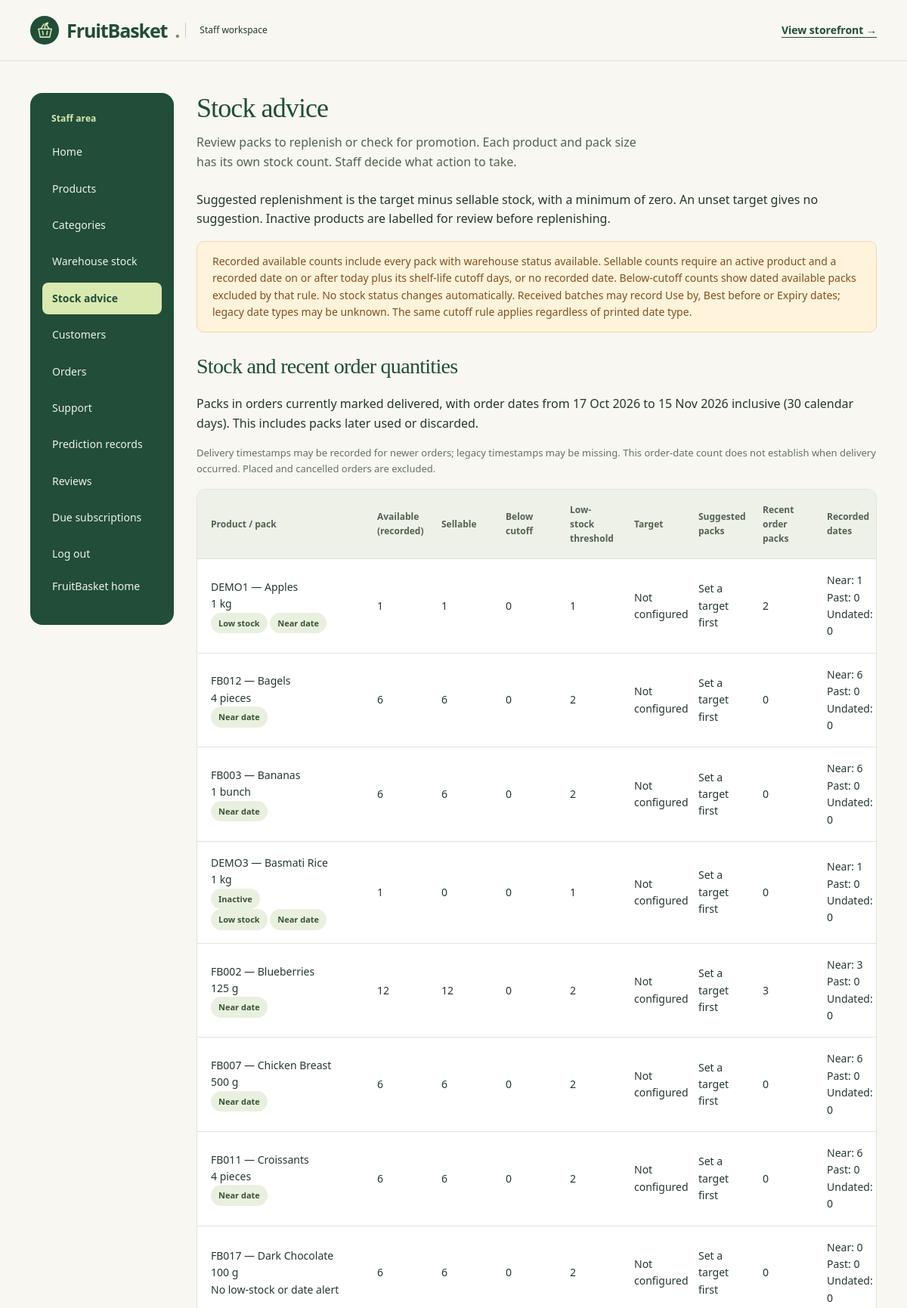
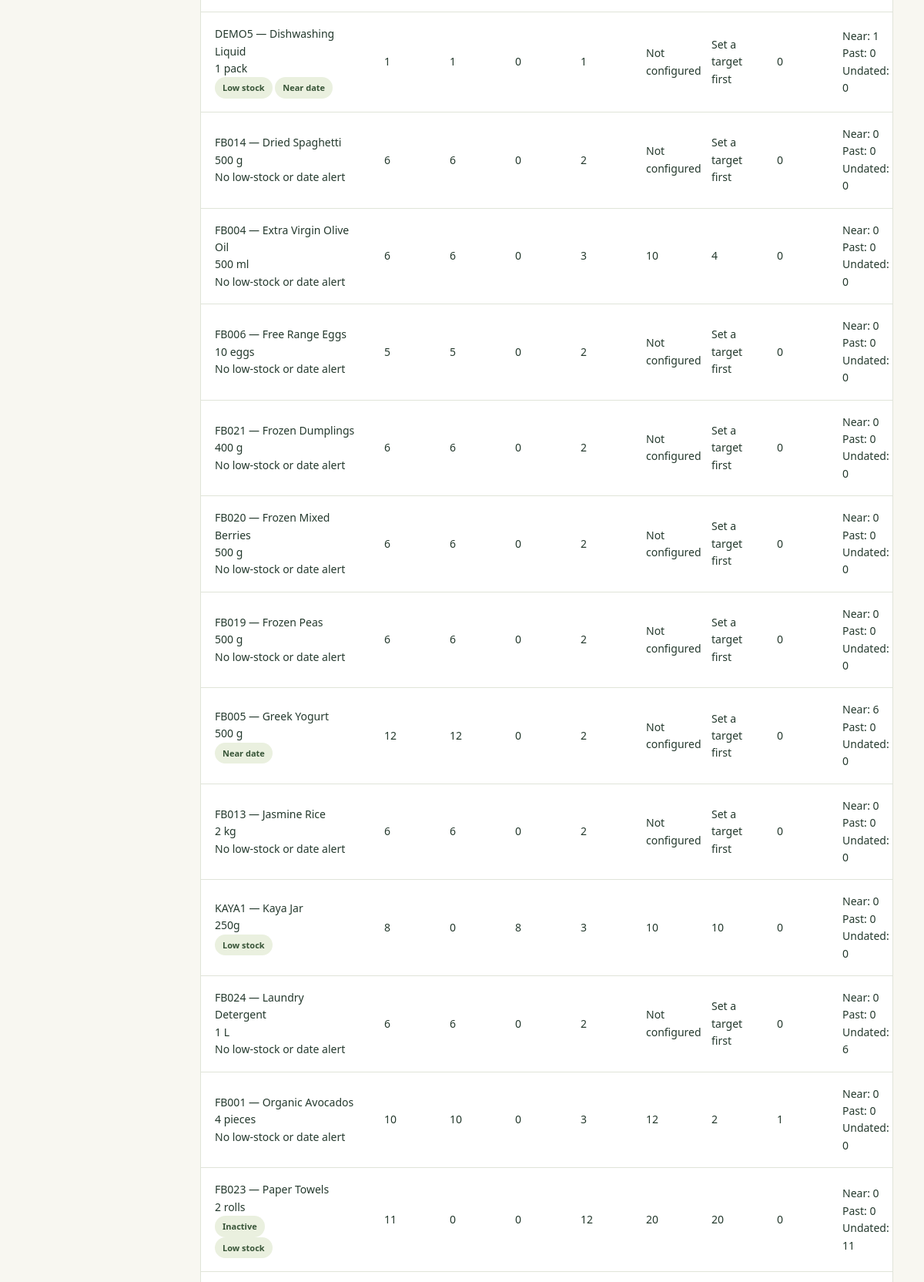
Screenshot of /adminpanel/stock_advice (signed in, upper part) with the database file from the repository (2 pictures, top to bottom).
### adminpanel/models.py (models this page shows, shortened)
class Product(models.Model):
    Pid = models.CharField(max_length=5, primary_key=True)
    Pname = models.CharField(max_length=200)
    Pcategory = models.ForeignKey(Category, on_delete=models.PROTECT, db_column="Pcategory", related_name="products", verbose_name="Category")
    Psize = models.CharField(max_length=30)
    Pprice = models.FloatField()
    Plowstock = models.IntegerField(validators=[MinValueValidator(0)])
    Ptargetstock = models.PositiveIntegerField(null=True, blank=True, verbose_name='Target stock level')
    Pbulkquantity = models.PositiveIntegerField(null=True, blank=True, validators=[MinValueValidator(2)], verbose_name='Bulk quantity threshold')
    Pbulkprice = models.FloatField(null=True, blank=True, verbose_name='Bulk unit price')
    Pactive = models.BooleanField(default=True)
    Pimage = models.ImageField(upload_to='products/', blank=True, null=True)
    Pexpirydays = models.PositiveIntegerField(default=0)
    class Meta:
        constraints = [
            models.CheckConstraint(
                check=models.Q(Pprice__gt=0),
                name='Pprice_greater_than_zero'
            ),
            models.CheckConstraint(
                check=models.Q(Plowstock__gte=0),
                name='Plowstock_not_negative'
            ),
            models.CheckConstraint(condition=models.Q(Ptargetstock__isnull=True) | models.Q(Ptargetstock__gte=models.F('Plowstock')), name='product_target_at_least_low'),
            models.CheckConstraint(condition=(models.Q(Pbulkquantity__isnull=True, Pbulkprice__isnull=True) | models.Q(Pbulkquantity__isnull=False, Pbulkprice__isnull=False, Pbulkquantity__gte=2, Pbulkprice__gt=0, Pbulkprice__lte=models.F('Pprice'))), name='product_bulk_settings_valid')
        ]

### adminpanel/views.py (the view)
# urls.py: path('stock_advice', views.stock_advice, name='stock_advice'),
@require_GET
def stock_advice(request):
    return render(request, 'adminpanel/stock_advice.html', get_stock_advice(timezone.localdate()))

### adminpanel/inventory.py (called while the page is built)
def stock_cutoff(today, product_prefix='Iproduct__'):
    days = ExpressionWrapper(
        Cast(F(product_prefix + 'Pexpirydays'), IntegerField()) * Value(timedelta(days=1)),
        output_field=DurationField(),
    )
    return ExpressionWrapper(Value(today, output_field=DateField()) + days, output_field=DateField())

def sellable_stock_filter(today=None, item_prefix='', product_prefix='Iproduct__'):
    today = today or timezone.localdate()
    return Q(**{product_prefix + 'Pactive': True, item_prefix + 'Istatus': 'available'}) & (
        Q(**{item_prefix + 'Iexpiry__isnull': True})
        | Q(**{item_prefix + 'Iexpiry__gte': stock_cutoff(today, product_prefix)})
    )

### adminpanel/templates/adminpanel/stock_advice.html (shortened to what this page needs)
{% extends 'adminpanel/adminpanel_base.html' %}
{% block content %}
    <section class="fb-staff-section">
        <h1 class="fb-staff-page-title">Stock advice</h1>
        <p class="fb-page-help">Review packs to replenish or check for promotion. Each product and pack size has its own stock count. Staff decide what action to take.</p>
        <p>Suggested replenishment is the target minus sellable stock, with a minimum of zero. An unset target gives no suggestion. Inactive products are labelled for review before replenishing.</p>
        <div class="fb-alert warning" role="note">Recorded available counts include every pack with warehouse status available. Sellable counts require an active product and a recorded date on or after today plus its shelf-life cutoff days, or no recorded date. Below-cutoff counts show dated available packs excluded by that rule. No stock status changes automatically. Received batches may record Use by, Best before or Expiry dates; legacy date types may be unknown. The same cutoff rule applies regardless of printed date type.</div>
    </section>
    <section class="fb-staff-section">
        <h2 class="fb-records-heading">Stock and recent order quantities</h2>
        <p>Packs in orders currently marked delivered, with order dates from {{ period_start|date:'j M Y' }} to {{ today|date:'j M Y' }} inclusive (30 calendar days). This includes packs later used or discarded.</p>
        <p class="fb-help">Delivery timestamps may be recorded for newer orders; legacy timestamps may be missing. This order-date count does not establish when delivery occurred. Placed and cancelled orders are excluded.</p>
        <div class="fb-table-wrap fb-records-table fb-stock-advice" role="region" aria-label="Stock advice by product" tabindex="0">
            <table>
                <thead><tr><th scope="col">Product / pack</th><th scope="col">Available (recorded)</th><th scope="col">Sellable</th><th scope="col">Below cutoff</th><th scope="col">Low-stock threshold</th><th scope="col">Target</th><th scope="col">Suggested packs</th><th scope="col">Recent order packs</th><th scope="col">Recorded dates</th></tr></thead>
                <tbody>
                    {% for product in products %}
                        <tr>
                            <td>{{ product.Pid }} — {{ product.Pname }}<br>{{ product.Psize }}{% if not product.Pactive %}<br><span class="fb-status">Inactive</span>{% endif %}<br>{% if product.low_stock %}<span class="fb-status">Low stock</span> {% endif %}{% if product.near_date %}<span class="fb-status">Near date</span> {% endif %}{% if product.past_date %}<span class="fb-status">Past date — check stock</span> {% endif %}{% if not product.low_stock and not product.near_date and not product.past_date %}No low-stock or date alert{% endif %}</td>
                            <td>{{ product.available }}</td><td>{{ product.sellable }}</td><td>{{ product.cutoff_excluded }}</td><td>{{ product.Plowstock }}</td>
                            <td>{{ product.Ptargetstock|default_if_none:'Not configured' }}</td>
                            <td>{{ product.replenish|default_if_none:'Set a target first' }}</td>
                            <td>{{ product.recent_delivered }}</td><td>Near: {{ product.near_date }}<br>Past: {{ product.past_date }}<br>Undated: {{ product.undated }}</td>
                        </tr>
                    {% empty %}<tr><td colspan="9">No products configured. Create a product and record warehouse stock to review advice.</td></tr>{% endfor %}
                </tbody>
            </table>
        </div>
    </section>
{% endblock %}

### static/fruitbasket/theme.css (style rules this page uses)
:root { --forest:#214d39; --green:#35634b; --lime:#d9e9b0; --cream:#f8f7f1; --ink:#24392d; --muted:#657166; --border:#e0e4d9; --orange:#bc552e }
* { box-sizing:border-box }
html { scroll-behavior:smooth; scroll-padding-top:2rem }
body.fb-app { margin:0; background:var(--cream); color:var(--ink); font:1rem/1.6 "Segoe UI",Arial,sans-serif }
h1,h2,h3,h4 { color:var(--forest); font-weight:600; line-height:1.15 }
h1,h2 { letter-spacing:-.025em; text-wrap:balance }
h1 { font-size:clamp(2.5rem,5vw,4.8rem) }
h2 { font-size:clamp(1.7rem,3vw,2.5rem) }
p { margin:0 0 1rem }
.fb-alert-stack .alert,.fb-alert { border:1px solid #cddbc1; background:#edf4e7; color:#25452f; border-radius:10px; padding:15px 20px; margin-bottom:22px; font-size:14px }
.fb-alert.warning,.fb-alert-stack .alert-warning { background:#fff3dc; border-color:#edd9b0; color:#82501e }
.fb-table-wrap { overflow-x:auto; border:1px solid var(--border); border-radius:12px; background:#fff; margin-bottom:24px }
.fb-content table { width:100%; border-collapse:collapse; border:0; background:white; font-size:13px; margin:0 }
.fb-content th { color:#52634f; background:#eef1e7; font-size:12px; text-transform:none; letter-spacing:0; font-weight:650; white-space:nowrap }
.fb-content th,.fb-content td { border:0; border-bottom:1px solid var(--border); padding:17px 18px; vertical-align:middle }
.fb-content td { overflow-wrap:anywhere }
.fb-help { color:var(--muted); font-size:13px }
.fb-status { display:inline-block; border-radius:30px; padding:5px 10px; background:#eaf0df; color:#375437; font-size:11px; font-weight:650; white-space:nowrap }
.fb-staff-page-title { font-size: clamp(1.8rem, 3vw, 2.6rem); margin-bottom: 24px; }
.fb-store-page .fb-section-heading h1, .fb-store-page .fb-auth-intro h1, .fb-staff-page-title, .fb-workspace-intro h1 { font-family:Georgia,serif; font-weight:400; letter-spacing:-.025em }
.fb-staff-page-title { font-size:clamp(2rem,3vw,2.75rem); margin:0 0 12px }
.fb-page-help { color:#52634f; max-width:65ch; margin-bottom:24px }
.fb-staff .fb-content table { font-size:14px }
.fb-staff .fb-content .fb-table-wrap table { min-width:760px }
.fb-staff .fb-content .fb-records-table table { min-width:1000px }
.fb-records-table td:first-child { white-space:nowrap }
.fb-records-table .fb-status { white-space:nowrap }
.fb-records-heading { font:400 28px/1.2 Georgia,serif; margin:28px 0 20px }
.fb-staff .fb-content .fb-stock-advice table { table-layout:fixed; min-width:900px }
.fb-stock-advice th:first-child { width:220px }
.fb-stock-advice td:first-child, .fb-stock-advice th, .fb-stock-advice .fb-status { white-space:normal }
.fb-stock-advice td, .fb-stock-advice th { overflow-wrap:normal; word-break:normal }

### rows the page displays
Product: Pid "DEMO1", Pname "Apples", Psize "1 kg", shows "Low stock", shows "Near date", available "1", sellable "1", cutoff_excluded "0", Plowstock "1", Ptargetstock "Not configured", replenish "Set a target first", recent_delivered "2", near_date "1", past_date "0", undated "0"
Product: Pid "FB012", Pname "Bagels", Psize "4 pieces", shows "Near date", available "6", sellable "6", cutoff_excluded "0", Plowstock "2", Ptargetstock "Not configured", replenish "Set a target first", recent_delivered "0", near_date "6", past_date "0", undated "0"
Product: Pid "FB003", Pname "Bananas", Psize "1 bunch", shows "Near date", available "6", sellable "6", cutoff_excluded "0", Plowstock "2", Ptargetstock "Not configured", replenish "Set a target first", recent_delivered "0", near_date "6", past_date "0", undated "0"
Product: Pid "DEMO3", Pname "Basmati Rice", Psize "1 kg", Pactive "Inactive", shows "Low stock", shows "Near date", available "1", sellable "0", cutoff_excluded "0", Plowstock "1", Ptargetstock "Not configured", replenish "Set a target first", recent_delivered "0", near_date "1", past_date "0", undated "0"
Product: Pid "FB002", Pname "Blueberries", Psize "125 g", shows "Near date", available "12", sellable "12", cutoff_excluded "0", Plowstock "2", Ptargetstock "Not configured", replenish "Set a target first", recent_delivered "3", near_date "3", past_date "0", undated "0"
Product: Pid "FB007", Pname "Chicken Breast", Psize "500 g", shows "Near date", available "6", sellable "6", cutoff_excluded "0", Plowstock "2", Ptargetstock "Not configured", replenish "Set a target first", recent_delivered "0", near_date "6", past_date "0", undated "0"
Product: Pid "FB011", Pname "Croissants", Psize "4 pieces", shows "Near date", available "6", sellable "6", cutoff_excluded "0", Plowstock "2", Ptargetstock "Not configured", replenish "Set a target first", recent_delivered "0", near_date "6", past_date "0", undated "0"
Product: Pid "FB017", Pname "Dark Chocolate", Psize "100 g", shows "No low-stock or date alert", available "6", sellable "6", cutoff_excluded "0", Plowstock "2", Ptargetstock "Not configured", replenish "Set a target first", recent_delivered "0", near_date "0", past_date "0", undated "0"
Product: Pid "DEMO5", Pname "Dishwashing Liquid", Psize "1 pack", shows "Low stock", shows "Near date", available "1", sellable "1", cutoff_excluded "0", Plowstock "1", Ptargetstock "Not configured", replenish "Set a target first", recent_delivered "0", near_date "1", past_date "0", undated "0"
Product: Pid "FB014", Pname "Dried Spaghetti", Psize "500 g", shows "No low-stock or date alert", available "6", sellable "6", cutoff_excluded "0", Plowstock "2", Ptargetstock "Not configured", replenish "Set a target first", recent_delivered "0", near_date "0", past_date "0", undated "0"
Product: Pid "FB004", Pname "Extra Virgin Olive Oil", Psize "500 ml", shows "No low-stock or date alert", available "6", sellable "6", cutoff_excluded "0", Plowstock "3", Ptargetstock "10", replenish "4", recent_delivered "0", near_date "0", past_date "0", undated "0"
Product: Pid "FB006", Pname "Free Range Eggs", Psize "10 eggs", shows "No low-stock or date alert", available "5", sellable "5", cutoff_excluded "0", Plowstock "2", Ptargetstock "Not configured", replenish "Set a target first", recent_delivered "0", near_date "0", past_date "0", undated "0"
Product: Pid "FB021", Pname "Frozen Dumplings", Psize "400 g", shows "No low-stock or date alert", available "6", sellable "6", cutoff_excluded "0", Plowstock "2", Ptargetstock "Not configured", replenish "Set a target first", recent_delivered "0", near_date "0", past_date "0", undated "0"
Product: Pid "FB020", Pname "Frozen Mixed Berries", Psize "500 g", shows "No low-stock or date alert", available "6", sellable "6", cutoff_excluded "0", Plowstock "2", Ptargetstock "Not configured", replenish "Set a target first", recent_delivered "0", near_date "0", past_date "0", undated "0"
Product: Pid "FB019", Pname "Frozen Peas", Psize "500 g", shows "No low-stock or date alert", available "6", sellable "6", cutoff_excluded "0", Plowstock "2", Ptargetstock "Not configured", replenish "Set a target first", recent_delivered "0", near_date "0", past_date "0", undated "0"
Product: Pid "FB005", Pname "Greek Yogurt", Psize "500 g", shows "Near date", available "12", sellable "12", cutoff_excluded "0", Plowstock "2", Ptargetstock "Not configured", replenish "Set a target first", recent_delivered "0", near_date "6", past_date "0", undated "0"
Product: Pid "FB013", Pname "Jasmine Rice", Psize "2 kg", shows "No low-stock or date alert", available "6", sellable "6", cutoff_excluded "0", Plowstock "2", Ptargetstock "Not configured", replenish "Set a target first", recent_delivered "0", near_date "0", past_date "0", undated "0"
Product: Pid "KAYA1", Pname "Kaya Jar", Psize "250g", shows "Low stock", available "8", sellable "0", cutoff_excluded "8", Plowstock "3", Ptargetstock "10", replenish "10", recent_delivered "0", near_date "0", past_date "0", undated "0"
Product: Pid "FB024", Pname "Laundry Detergent", Psize "1 L", shows "No low-stock or date alert", available "6", sellable "6", cutoff_excluded "0", Plowstock "2", Ptargetstock "Not configured", replenish "Set a target first", recent_delivered "0", near_date "0", past_date "0", undated "6"
Product: Pid "FB001", Pname "Organic Avocados", Psize "4 pieces", shows "No low-stock or date alert", available "10", sellable "10", cutoff_excluded "0", Plowstock "3", Ptargetstock "12", replenish "2", recent_delivered "1", near_date "0", past_date "0", undated "0"
Product: Pid "FB023", Pname "Paper Towels", Psize "2 rolls", Pactive "Inactive", shows "Low stock", available "11", sellable "0", cutoff_excluded "0", Plowstock "12", Ptargetstock "20", replenish "20", recent_delivered "0", near_date "0", past_date "0", undated "11"

### other values shown
{{ period_start|date:'j M Y' }} "17 Oct 2026"
{{ today|date:'j M Y' }} "15 Nov 2026"
